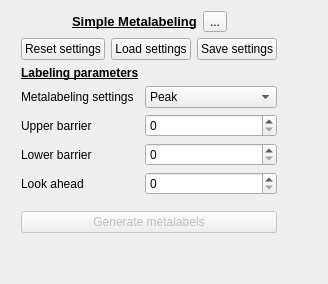
              <widget class="QWidget" name="simple_metalabeling_tab">
               <attribute name="title">
                <string>Simple Metalabeling</string>
               </attribute>
               <layout class="QHBoxLayout" name="horizontalLayout_14">
                <item>
                 <layout class="QVBoxLayout" name="verticalLayout_14">
                  <property name="leftMargin">
                   <number>10</number>
                  </property>
                  <item>
                   <layout class="QHBoxLayout" name="horizontalLayout_31">
                    <property name="topMargin">
                     <number>0</number>
                    </property>
                    <item>
                     <spacer name="horizontalSpacer_15">
                      <property name="orientation">
                       <enum>Qt::Horizontal</enum>
                      </property>
                      <property name="sizeHint" stdset="0">
                       <size>
                        <width>40</width>
                        <height>20</height>
                       </size>
                      </property>
                     </spacer>
                    </item>
                    <item>
                     <widget class="QLabel" name="label_49">
                      <property name="text">
                       <string>&lt;html&gt;&lt;head/&gt;&lt;body&gt;&lt;p&gt;&lt;span style=&quot; font-size:10pt; font-weight:600; text-decoration: underline;&quot;&gt;Simple Metalabeling&lt;/span&gt;&lt;/p&gt;&lt;/body&gt;&lt;/html&gt;</string>
                      </property>
                     </widget>
                    </item>
                    <item>
                     <widget class="QToolButton" name="simple_metalabeling_info">
                      <property name="text">
                       <string>...</string>
                      </property>
                     </widget>
                    </item>
                    <item>
                     <spacer name="horizontalSpacer_16">
                      <property name="orientation">
                       <enum>Qt::Horizontal</enum>
                      </property>
                      <property name="sizeHint" stdset="0">
                       <size>
                        <width>40</width>
                        <height>20</height>
                       </size>
                      </property>
                     </spacer>
                    </item>
                   </layout>
                  </item>
                  <item>
                   <layout class="QHBoxLayout" name="horizontalLayout_34">
                    <property name="topMargin">
                     <number>0</number>
                    </property>
                    <item>
                     <widget class="QPushButton" name="simple_metalabeling_reset_settings">
                      <property name="text">
                       <string>Reset settings</string>
                      </property>
                     </widget>
                    </item>
                    <item>
                     <widget class="QPushButton" name="simple_metalabeling_load_settings">
                      <property name="text">
                       <string>Load settings</string>
                      </property>
                     </widget>
                    </item>
                    <item>
                     <widget class="QPushButton" name="simple_metalabeling_save_settings">
                      <property name="text">
                       <string>Save settings</string>
                      </property>
                     </widget>
                    </item>
                   </layout>
                  </item>
                  <item>
                   <layout class="QFormLayout" name="formLayout_3">
                    <property name="topMargin">
                     <number>0</number>
                    </property>
                    <item row="0" column="0">
                     <widget class="QLabel" name="label_50">
                      <property name="text">
                       <string>&lt;html&gt;&lt;head/&gt;&lt;body&gt;&lt;p&gt;&lt;span style=&quot; font-size:9pt; font-weight:600; text-decoration: underline;&quot;&gt;Labeling parameters&lt;/span&gt;&lt;/p&gt;&lt;/body&gt;&lt;/html&gt;</string>
                      </property>
                     </widget>
                    </item>
                    <item row="1" column="0">
                     <widget class="QLabel" name="label_51">
                      <property name="text">
                       <string>Metalabeling settings</string>
                      </property>
                     </widget>
                    </item>
                    <item row="1" column="1">
                     <widget class="QComboBox" name="metalabeling_setting">
                      <item>
                       <property name="text">
                        <string>Peak</string>
                       </property>
                      </item>
                      <item>
                       <property name="text">
                        <string>Simple</string>
                       </property>
                      </item>
                      <item>
                       <property name="text">
                        <string>Hybrid</string>
                       </property>
                      </item>
                     </widget>
                    </item>
                    <item row="2" column="0">
                     <widget class="QLabel" name="label_61">
                      <property name="text">
                       <string>Upper barrier</string>
                      </property>
                     </widget>
                    </item>
                    <item row="2" column="1">
                     <widget class="QSpinBox" name="upper_barrier"/>
                    </item>
                    <item row="3" column="0">
                     <widget class="QLabel" name="label_62">
                      <property name="text">
                       <string>Lower barrier</string>
                      </property>
                     </widget>
                    </item>
                    <item row="3" column="1">
                     <widget class="QSpinBox" name="lower_barrier"/>
                    </item>
                    <item row="4" column="0">
                     <widget class="QLabel" name="label_63">
                      <property name="text">
                       <string>Look ahead</string>
                      </property>
                     </widget>
                    </item>
                    <item row="4" column="1">
                     <widget class="QSpinBox" name="look_ahead"/>
                    </item>
                   </layout>
                  </item>
                  <item>
                   <spacer name="verticalSpacer_7">
                    <property name="orientation">
                     <enum>Qt::Vertical</enum>
                    </property>
                    <property name="sizeType">
                     <enum>QSizePolicy::Fixed</enum>
                    </property>
                    <property name="sizeHint" stdset="0">
                     <size>
                      <width>20</width>
                      <height>10</height>
                     </size>
                    </property>
                   </spacer>
                  </item>
                  <item>
                   <widget class="QPushButton" name="simple_metalabels_gen">
                    <property name="enabled">
                     <bool>false</bool>
                    </property>
                    <property name="text">
                     <string>Generate metalabels</string>
                    </property>
                   </widget>
                  </item>
                  <item>
                   <spacer name="verticalSpacer_4">
                    <property name="orientation">
                     <enum>Qt::Vertical</enum>
                    </property>
                    <property name="sizeHint" stdset="0">
                     <size>
                      <width>20</width>
                      <height>40</height>
                     </size>
                    </property>
                   </spacer>
                  </item>
                 </layout>
                </item>
                <item>
                 <spacer name="horizontalSpacer_8">
                  <property name="orientation">
                   <enum>Qt::Horizontal</enum>
                  </property>
                  <property name="sizeHint" stdset="0">
                   <size>
                    <width>40</width>
                    <height>20</height>
                   </size>
                  </property>
                 </spacer>
                </item>
               </layout>
              </widget>
